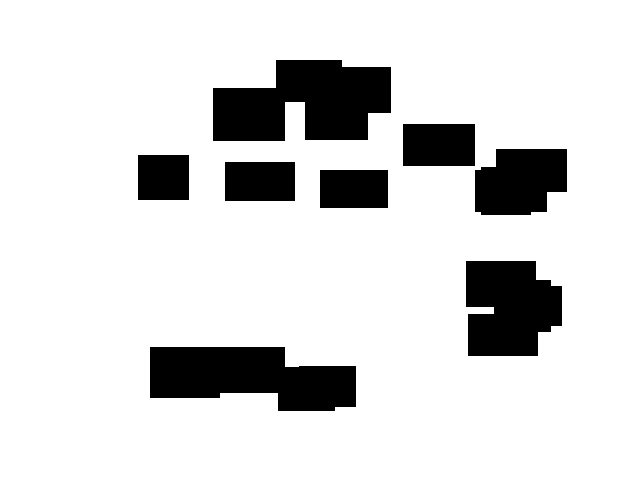
#> input picture Images/Obstacles.png, 640 x 480 px
$ python Squaring_Figure.py
#> lines starting #> are read from the running program, lines starting #| are printed output that depends on the picture
from PIL import Image, ImageOps

img = Image.open("Images/Obstacles.png")
#> img is the input picture: PIL image 640x480 RGBA; mean R, G, B, A 218.5, 218.5, 218.5, 255
x, y = img.size
#> x = 640; y = 480
extra_padding = abs((x-y)/2)
#> extra_padding = 80
new_size = int(min(x,y) + extra_padding)
#> new_size = 560
img_new = img.resize((new_size, new_size))
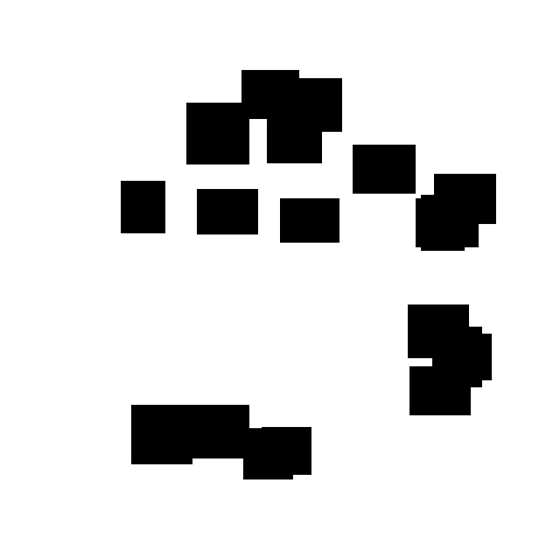
#> img_new: PIL image 560x560 RGBA; mean R, G, B, A 218.5, 218.5, 218.5, 255
img_new.save('Images/Squared_Obstacles_Image.png')

$ run again, with Images/RRT.png copied over Images/Obstacles.png
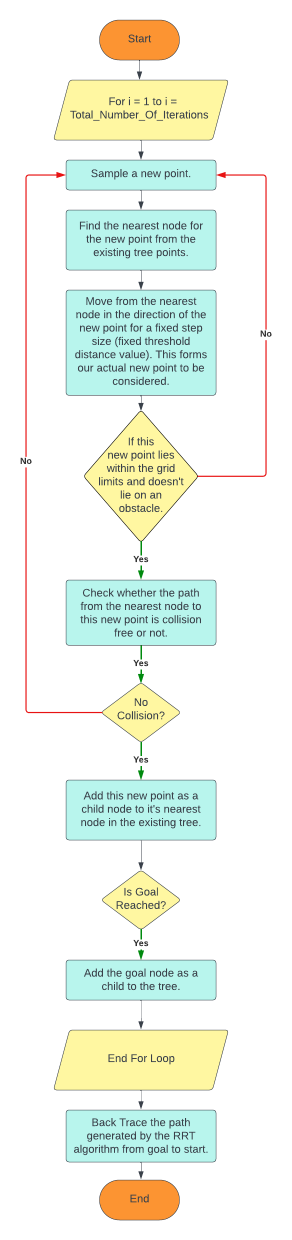
#> input picture Images/RRT.png, 584 x 2480 px (shown at 1/2 size)
#> img is the input picture: PIL image 584x2480 RGBA; mean R, G, B, A 55.7, 61.9, 52.4, 72
#> `img_new = img.resize((new_size, new_size))`:
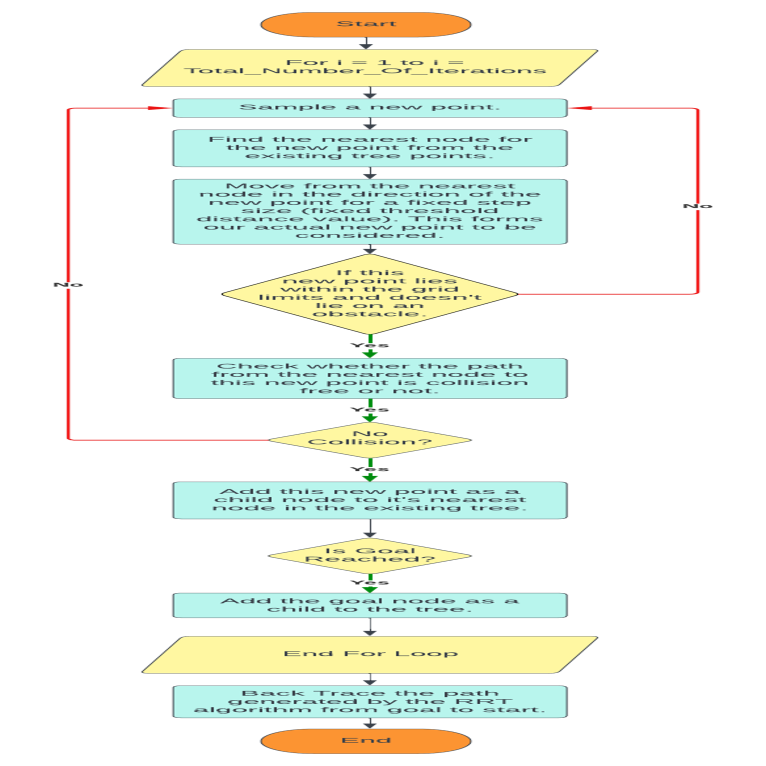
#> img_new: PIL image 1532x1532 RGBA (shown at 1/2 size); mean R, G, B, A 56.2, 62.1, 52.7, 72; transparent parts drawn white
